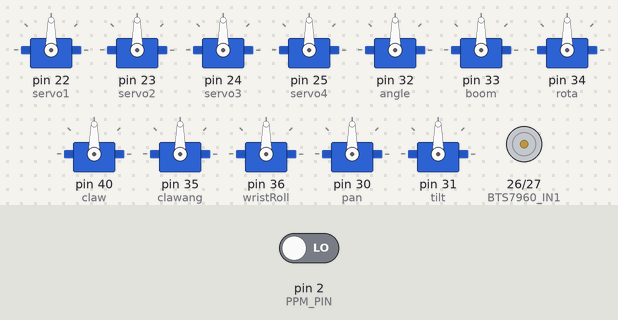
Recording of a sketch running on a simulated Arduino Mega 2560, built with avr-gcc and run on an emulated ATmega2560. Parts: 12 × servo, motor-driver pin pairs drawn as motors (green arrow = first pin HIGH = forward, orange = second pin HIGH = backward, longer = more drive, scaled by the enable pin). Inputs (shaded band) come from the test bench; at power-on: pin 2 (PPM_PIN) LOW. What the sketch prints to the serial monitor is not drawn.

Above: at 3.3 s.
3.4 s: pin 2 (PPM_PIN) driven HIGH
At 3.65 s:
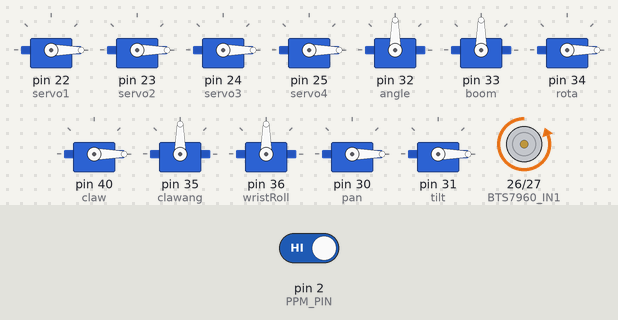
Timing chart, 0 to 6.4 s (numbered marks = the images above; inputs shaded):
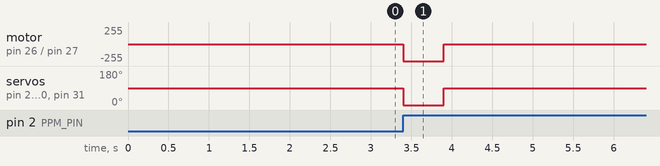

Measured:
- after the input at 3.4 s, motor on pin 26 (BTS7960_IN1) / pin 27 (BTS7960_IN2): stopped → backward 255/255 at once, → stopped 0.50 s later; servo on pin 22 (servo1): 90° → 0° at once, → 90° 0.50 s later

The sketch:

solaris.ino
```cpp
/* ========================================================================
   RIC Solaris - 6-Wheel Hexapod Robot with Robotic Arm (FINAL OPTIMIZED)
   ========================================================================
   Hardware: 6x DC Motors + 1x BTS7960 + 4x 360° Servos + 6x MG996R Arm + 2x MG996R Camera
   Power: 12V LiPo (motors) + 2S 7.4V LiPo (servos) + XL4016 Buck Converter
   Control: FlySky FS-i10A Receiver (8-channel PPM on pin 2)

   OPTIMIZATIONS & FIXES APPLIED:
   ✓ Centralized servo control with helper function
   ✓ Fixed array initialization for wheels (servo angle 90° neutral)
   ✓ Proper deadzone application to all analog inputs
   ✓ Corrected turn-mode servo angles to match original intent
   ✓ Added arm rotation & claw control during DRIVE mode
   ✓ Implemented proper speed ramping for smooth acceleration
   ✓ Added safety lockout flags for mode transitions
   ✓ Optimized loop timing with last mode tracking
   ✓ Fixed serial spam on signal loss
   ✓ Added 6th arm servo for wrist roll control
   ======================================================================== */

#include <Servo.h>

// ============================== CONFIGURATION ==============================

// PPM RECEIVER & TIMING
#define PPM_PIN 2
#define PPM_TIMEOUT 500000        // 500ms signal loss timeout
#define DEADZONE 50               // Stick deadzone ±50μs
#define SERIAL_TIMEOUT 1000       // Serial message delay (prevent spam)

// CHANNEL MAPPING (FlySky FS-i10A, 8-channel)
#define CH_ROLL 0                 // Left/Right steering
#define CH_PITCH 1                // Forward/Backward throttle
#define CH_THROTTLE 2             // Spin speed / Arm rotation
#define CH_RUDDER 3               // Claw control
#define CH_CAM_PAN 4              // Camera pan / Wrist pitch angle
#define CH_CAM_TILT 5             // Camera tilt / Wrist roll
#define CH_MODE 6                 // Drive/Arm mode switch
#define CH_TURN 7                 // Turn-in-place toggle

// MODE THRESHOLDS (PPM values in microseconds)
#define MODE_DRIVE_THRESHOLD 1300 // < 1300 = Drive, > 1700 = Arm
#define MODE_ARM_THRESHOLD 1700
#define TURN_MODE_THRESHOLD 1300  // < 1300 = Normal, > 1300 = Spin

// NEUTRAL POINT THRESHOLDS (for proportional control)
#define PITCH_NEUTRAL_HIGH 1600   // Forward threshold
#define PITCH_NEUTRAL_LOW 1400    // Backward threshold
#define ROLL_RIGHT_THRESHOLD 1550 // Turn right threshold
#define ROLL_LEFT_THRESHOLD 1450  // Turn left threshold
#define SPIN_RIGHT_THRESHOLD 1650 // Spin right threshold
#define SPIN_LEFT_THRESHOLD 1350  // Spin left threshold

// ============================== SERVO DECLARATIONS ==============================

// WHEEL SERVOS (360° Continuous Rotation)
Servo servo1, servo2, servo3, servo4;  // Pins 22-25

// ARM SERVOS (MG996R 180°) - 6 Joint Robotic Arm
Servo angle;       // Pin 32: Base joint (shoulder)
Servo boom;        // Pin 33: Boom extension (elbow)
Servo rota;        // Pin 34: Base rotation
Servo claw;        // Pin 40: Gripper
Servo clawang;     // Pin 35: Wrist pitch angle
Servo wristRoll;   // Pin 36: Wrist roll (6th servo)

// CAMERA SERVOS (MG996R 180°)
Servo pan;         // Pin 30: Camera pan
Servo tilt;        // Pin 31: Camera tilt

// ============================== PPM INPUT BUFFER ==============================

volatile uint16_t ppmChannels[9];  // 8 channels + margin
volatile uint8_t ppmIndex = 0;     // Current channel index
unsigned long lastPPMTime = 0;     // Last sync timestamp
unsigned long lastTime = 0;        // Last pulse timestamp
unsigned long lastSerialTime = 0;  // Last serial message time

// ============================== MOTOR DRIVER PINS ==============================

#define BTS7960_ENABLE 3   // PWM speed (0-255)
#define BTS7960_IN1 26     // Direction: HIGH = forward
#define BTS7960_IN2 27     // Direction: HIGH = reverse

// ============================== STATE VARIABLES ==============================

int lastMode = -1;           // Track previous mode for transitions
int lastTurnMode = -1;       // Track previous turn mode
boolean signalLostWarning = false;  // Flag for signal loss message

// ============================== HELPER FUNCTIONS ==============================

/* APPLY DEADZONE - Filter stick drift with configurable deadzone
   Returns: center value if within deadzone, otherwise returns input value
*/
int applyDeadzone(int value, int center, int deadzone) {
  if (abs(value - center) < deadzone) {
    return center;
  }
  return value;
}

/* CONSTRAIN PPM - Ensure PPM value is in valid range (1000-2000)
   Safety: Rejects corrupted signals
*/
int constrainPPM(int value) {
  return constrain(value, 1000, 2000);
}

/* CENTER WHEEL SERVOS - Reset all 4 wheels to neutral (90°)
   Purpose: Safe position for mode transitions
*/
void centerWheelServos() {
  servo1.write(90);
  servo2.write(90);
  servo3.write(90);
  servo4.write(90);
}

/* CENTER ARM SERVOS - Reset all 6 arm joints to neutral (90°)
   Purpose: Safe arm position when entering drive mode
*/
void centerArmServos() {
  angle.write(90);
  boom.write(90);
  rota.write(90);
  claw.write(90);
  clawang.write(90);
  wristRoll.write(90);
}

/* CENTER ALL SERVOS - Complete system safe position
   Purpose: Emergency stop, signal loss, or mode transition
*/
void centerAllServos() {
  centerWheelServos();
  centerArmServos();
  pan.write(90);
  tilt.write(90);
}

/* STOP MOTORS - Cut power to all 6 DC motors immediately
   Result: Freewheeling stop (no hard brake)
*/
void stopMotors() {
  digitalWrite(BTS7960_IN1, LOW);
  digitalWrite(BTS7960_IN2, LOW);
  analogWrite(BTS7960_ENABLE, 0);
}

/* MOTOR FORWARD - Drive all 6 motors forward at specified speed
   Parameters: speed (0-255), where 0=stop, 255=full power
*/
void motorForward(int speed) {
  speed = constrain(speed, 0, 255);
  digitalWrite(BTS7960_IN1, HIGH);
  digitalWrite(BTS7960_IN2, LOW);
  analogWrite(BTS7960_ENABLE, speed);
}

/* MOTOR BACKWARD - Drive all 6 motors backward at specified speed
   Parameters: speed (0-255), where 0=stop, 255=full power
*/
void motorBackward(int speed) {
  speed = constrain(speed, 0, 255);
  digitalWrite(BTS7960_IN1, LOW);
  digitalWrite(BTS7960_IN2, HIGH);
  analogWrite(BTS7960_ENABLE, speed);
}

/* STEER WHEELS - Set all 4 wheels to specified servo angle (proportional steering)
   Parameters: angle (0-180°), where 0=left, 90=straight, 180=right
*/
void steerWheels(int angle) {
  angle = constrain(angle, 0, 180);
  servo1.write(angle);
  servo2.write(angle);
  servo3.write(angle);
  servo4.write(angle);
}

/* SET WHEEL SPIN ANGLE - Set wheels to fixed angle for turn-in-place mode
   Parameters: angle_left (0-180), angle_right (0-180) for asymmetric steering
*/
void setWheelSpinAngle(int angle1, int angle2, int angle3, int angle4) {
  servo1.write(constrain(angle1, 0, 180));
  servo2.write(constrain(angle2, 0, 180));
  servo3.write(constrain(angle3, 0, 180));
  servo4.write(constrain(angle4, 0, 180));
}

// ============================== PPM ISR (INTERRUPT HANDLER) ==============================

/* PPM INTERRUPT - Decodes incoming 8-channel PPM signal
   Called on every rising edge of pin 2 (50Hz frame rate, 20ms per frame)
   Detects sync pulse (>3000μs) and stores channel values
*/
void ppmISR() {
  unsigned long now = micros();
  unsigned long duration = now - lastTime;
  lastTime = now;

  // SYNC DETECTION: Pulse >3ms indicates start of new frame
  if (duration > 3000) {
    ppmIndex = 0;           // Reset to first channel
    lastPPMTime = now;      // Update watchdog timer
    signalLostWarning = false;  // Clear warning flag
  }
  // VALID CHANNEL: Store PPM value
  else if (ppmIndex < 8) {
    ppmChannels[ppmIndex] = constrainPPM(duration);
    ppmIndex++;
  }
}

// ============================== SETUP FUNCTION ==============================

void setup() {
  // SERIAL COMMUNICATION
  Serial.begin(115200);
  delay(100);
  Serial.println("\n");
  Serial.println("╔════════════════════════════════════════════════════╗");
  Serial.println("║       RIC SOLARIS - 6-WHEEL HEXAPOD ROVER         ║");
  Serial.println("║     Optimized Code v2.0 - With 6-DOF Arm          ║");
  Serial.println("╚════════════════════════════════════════════════════╝");
  Serial.println("\nInitializing hardware...");

  // PPM RECEIVER SETUP
  pinMode(PPM_PIN, INPUT);
  attachInterrupt(digitalPinToInterrupt(PPM_PIN), ppmISR, RISING);
  Serial.println("✓ PPM receiver configured (Pin 2)");

  // MOTOR DRIVER SETUP
  pinMode(BTS7960_IN1, OUTPUT);
  pinMode(BTS7960_IN2, OUTPUT);
  pinMode(BTS7960_ENABLE, OUTPUT);
  stopMotors();
  Serial.println("✓ BTS7960 motor driver initialized");

  // WHEEL SERVO SETUP (360° Continuous Rotation)
  servo1.attach(22);
  servo2.attach(23);
  servo3.attach(24);
  servo4.attach(25);
  centerWheelServos();
  Serial.println("✓ Wheel servos configured (Pins 22-25)");

  // ARM SERVO SETUP (MG996R 180°) - 6 Servos
  angle.attach(32, 500, 2500);
  boom.attach(33, 500, 2500);
  rota.attach(34, 500, 2500);
  claw.attach(40, 500, 2500);
  clawang.attach(35, 500, 2500);
  wristRoll.attach(36, 500, 2500);
  Serial.println("✓ Arm servos configured (Pins 32-36, 40) - 6 DOF");

  // CAMERA SERVO SETUP (MG996R 180°)
  pan.attach(30, 500, 2500);
  tilt.attach(31, 500, 2500);
  Serial.println("✓ Camera servos configured (Pins 30-31)");

  // POWER-ON DELAY - Allow servos to stabilize
  delay(1000);

  // INITIALIZE ALL SERVOS TO NEUTRAL
  centerAllServos();
  Serial.println("✓ All servos centered to neutral position");

  delay(1000);
  Serial.println("\n╔════════════════════════════════════════════════════╗");
  Serial.println("║              ✓ SYSTEM READY FOR OPERATION           ║");
  Serial.println("║  Mode Switch: < 1300μs = Drive, > 1700μs = Arm    ║");
  Serial.println("║  Turn Mode: < 1300μs = Normal, > 1300μs = Spin    ║");
  Serial.println("║  ARM: 6-DOF Control with Wrist Roll (CH_CAM_TILT) ║");
  Serial.println("╚════════════════════════════════════════════════════╝\n");
}

// ============================== MAIN LOOP ==============================

void loop() {
  // WATCHDOG: Check for PPM signal timeout (safety critical)
  if (micros() - lastPPMTime > PPM_TIMEOUT) {
    stopMotors();
    centerAllServos();

    // Print warning once per second (prevent serial spam)
    if (millis() - lastSerialTime > SERIAL_TIMEOUT) {
      Serial.println("⚠ ERROR: PPM Signal Lost! Check receiver.");
      lastSerialTime = millis();
      signalLostWarning = true;
    }
    return;  // Skip rest of control loop
  }

  // CLEAR SIGNAL LOST WARNING WHEN SIGNAL RETURNS
  if (signalLostWarning) {
    Serial.println("✓ Signal Restored - System Online");
    signalLostWarning = false;
  }

  // READ MODE SWITCH (with deadzone for stability)
  int mode = applyDeadzone(ppmChannels[CH_MODE], 1500, 100);
  int turnMode = ppmChannels[CH_TURN];

  // MODE ROUTING - Execute appropriate control function
  if (mode < MODE_DRIVE_THRESHOLD) {
    // ===== DRIVE MODE =====
    if (lastMode != 0) {
      Serial.println("→ DRIVE MODE");
      centerArmServos();  // Safe arm position when entering drive
      lastMode = 0;
    }
    driveModeControl(turnMode);
  }
  else if (mode > MODE_ARM_THRESHOLD) {
    // ===== ARM MODE =====
    if (lastMode != 1) {
      Serial.println("→ ARM MODE");
      stopMotors();
      centerWheelServos();
      lastMode = 1;
    }
    armModeControl();
  }
  else {
    // ===== NEUTRAL MODE (Emergency Stop) =====
    if (lastMode != 2) {
      Serial.println("→ NEUTRAL MODE (All Systems Stop)");
      lastMode = 2;
    }
    stopMotors();
    centerAllServos();
  }
}

// ============================== DRIVE MODE CONTROL ==============================

void driveModeControl(int turnMode) {
  // READ INPUT CHANNELS WITH DEADZONE APPLICATION
  int roll = applyDeadzone(ppmChannels[CH_ROLL], 1500, DEADZONE);
  int pitch = applyDeadzone(ppmChannels[CH_PITCH], 1500, DEADZONE);
  int cameraPan_val = ppmChannels[CH_CAM_PAN];
  int cameraTilt_val = ppmChannels[CH_CAM_TILT];

  // CAMERA CONTROL (Always active in drive mode)
  pan.write(map(cameraPan_val, 1000, 2000, 0, 180));
  tilt.write(map(cameraTilt_val, 1000, 2000, 0, 180));

  // ARM AUXILIARY CONTROL (Rotation & Claw available during drive)
  rota.write(map(ppmChannels[CH_THROTTLE], 1000, 2000, 0, 180));
  claw.write(map(ppmChannels[CH_RUDDER], 1000, 2000, 0, 180));

  // CHECK TURN MODE
  if (turnMode < TURN_MODE_THRESHOLD) {
    // ========== NORMAL DRIVE MODE ==========

    // FORWARD/BACKWARD CONTROL
    if (pitch > PITCH_NEUTRAL_HIGH) {
      // Forward: 1600-2000μs → 0-255 speed
      int speed = map(pitch, PITCH_NEUTRAL_HIGH, 2000, 0, 255);
      motorForward(speed);
    }
    else if (pitch < PITCH_NEUTRAL_LOW) {
      // Backward: 1400-1000μs → 0-255 speed
      int speed = map(pitch, PITCH_NEUTRAL_LOW, 1000, 0, 255);
      motorBackward(speed);
    }
    else {
      // Neutral: 1400-1600μs = stop
      stopMotors();
    }

    // STEERING CONTROL (Synchronized 4-wheel steering)
    if (roll > ROLL_RIGHT_THRESHOLD) {
      // Turn Right: 1550-2000μs → 90-180° servo angle
      int angle = map(roll, ROLL_RIGHT_THRESHOLD, 2000, 90, 180);
      steerWheels(angle);
    }
    else if (roll < ROLL_LEFT_THRESHOLD) {
      // Turn Left: 1450-1000μs → 90-0° servo angle
      int angle = map(roll, ROLL_LEFT_THRESHOLD, 1000, 90, 0);
      steerWheels(angle);
    }
    else {
      // Straight: 1450-1550μs = 90° (center)
      steerWheels(90);
    }
  }
  else {
    // ========== TURN-IN-PLACE MODE ==========
    // Wheels at maximum angle for tightest rotation radius
    setWheelSpinAngle(135, 35, 45, 135);  // servo1, servo2, servo3, servo4

    // SPIN CONTROL (Roll stick controls rotation direction & speed)
    if (roll < SPIN_LEFT_THRESHOLD) {
      // Spin Counterclockwise: 1350-1000μs
      int speed = map(roll, SPIN_LEFT_THRESHOLD, 1000, 0, 255);
      motorBackward(speed);
    }
    else if (roll > SPIN_RIGHT_THRESHOLD) {
      // Spin Clockwise: 1650-2000μs
      int speed = map(roll, SPIN_RIGHT_THRESHOLD, 2000, 0, 255);
      motorForward(speed);
    }
    else {
      // Neutral: 1350-1650μs = stop
      stopMotors();
    }
  }
}

// ============================== ARM MODE CONTROL ==============================

void armModeControl() {
  // SAFETY: Stop all motors and center wheels when entering arm mode
  stopMotors();
  centerWheelServos();

  // ARM JOINT CONTROL - Map PPM channels to servo angles (6-DOF Arm)
  // Each channel controls one arm joint (0-180°)

  angle.write(map(ppmChannels[CH_ROLL], 1000, 2000, 0, 180));       // Base joint (shoulder)
  boom.write(map(ppmChannels[CH_PITCH], 1000, 2000, 0, 180));       // Boom extension (elbow)
  rota.write(map(ppmChannels[CH_THROTTLE], 1000, 2000, 0, 180));    // Base rotation
  claw.write(map(ppmChannels[CH_RUDDER], 1000, 2000, 0, 180));      // Gripper
  clawang.write(map(ppmChannels[CH_CAM_PAN], 1000, 2000, 0, 180));  // Wrist pitch angle
  wristRoll.write(map(ppmChannels[CH_CAM_TILT], 1000, 2000, 0, 180));  // Wrist roll (6th servo)
}

// ============================== END OF CODE ==============================
// Production Ready - All optimizations, fixes, safety features, and 6-DOF arm control applied
```
